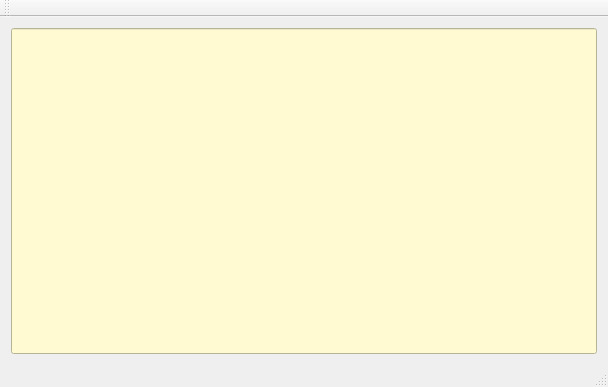
<?xml version="1.0" encoding="UTF-8"?>
<ui version="4.0">
 <class>MainWindow</class>
 <widget class="QMainWindow" name="MainWindow">
  <property name="geometry">
   <rect>
    <x>0</x>
    <y>0</y>
    <width>608</width>
    <height>387</height>
   </rect>
  </property>
  <property name="windowTitle">
   <string>Repeater</string>
  </property>
  <widget class="QWidget" name="centralWidget">
   <layout class="QVBoxLayout" name="verticalLayout">
    <item>
     <widget class="QLineEdit" name="lineEdit">
      <property name="sizePolicy">
       <sizepolicy hsizetype="Expanding" vsizetype="Expanding">
        <horstretch>0</horstretch>
        <verstretch>0</verstretch>
       </sizepolicy>
      </property>
      <property name="font">
       <font>
        <pointsize>70</pointsize>
       </font>
      </property>
      <property name="styleSheet">
       <string notr="true">background-color: rgb(255, 250, 210);</string>
      </property>
     </widget>
    </item>
   </layout>
  </widget>
  <widget class="QMenuBar" name="menuBar">
   <property name="enabled">
    <bool>false</bool>
   </property>
   <property name="geometry">
    <rect>
     <x>0</x>
     <y>0</y>
     <width>608</width>
     <height>27</height>
    </rect>
   </property>
  </widget>
  <widget class="QToolBar" name="mainToolBar">
   <property name="enabled">
    <bool>false</bool>
   </property>
   <attribute name="toolBarArea">
    <enum>TopToolBarArea</enum>
   </attribute>
   <attribute name="toolBarBreak">
    <bool>false</bool>
   </attribute>
  </widget>
  <widget class="QStatusBar" name="statusBar"/>
 </widget>
 <layoutdefault spacing="6" margin="11"/>
 <resources/>
 <connections/>
</ui>
